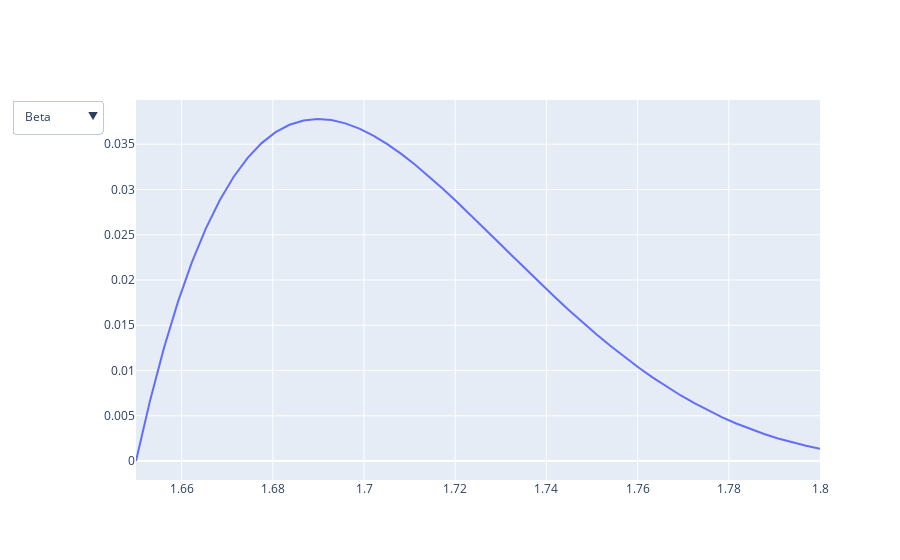

The notebook cell this image was saved under:
### Markdown cell above
In this graph we want to visualize different types of distributions and how they change depending on the given values. This will give us a vision of how the distributions differ from each other.

### Code cell
import plotly.graph_objects as go
from scipy.stats import beta, binom, uniform, norm, expon, bernoulli
import numpy as np

# hist_data = [beta_dist]
# group_labels = ['Beta']

fig = go.Figure()

mu = np.linspace(1.65, 1.8, num = 50)
x = np.linspace(0, 1, 1000) # theta

beta_dist = beta.pdf(mu, 2, 5, loc = 1.65, scale = 0.2) 
binom_dist = binom.pmf(x, n=5, p=0.5)
uni_dist = uniform.pdf(x, loc=0.5, scale=1)
norm_dist = norm.pdf(x, loc=0.5, scale=1)
expon_dist = expon.pdf(x, loc=0.3, scale=0.1)
bern_dist = bernoulli.pmf(x, p=0.6)



beta_dist = beta_dist/beta_dist.sum()


fig.add_trace(go.Scatter(x=mu, y=beta_dist))
fig.add_trace(go.Scatter(x=x, y=binom_dist, visible=False))
fig.add_trace(go.Scatter(x=x, y=uni_dist, visible=False))
fig.add_trace(go.Scatter(x=x, y=norm_dist, visible=False))
fig.add_trace(go.Scatter(x=x, y=expon_dist, visible=False))
fig.add_trace(go.Scatter(x=x, y=bern_dist, visible=False))


# Create and add slider
steps = []

sliders = [dict(
    active=10,
    currentvalue={"prefix": "Parameter: "},
    pad={"t": 50},
    steps=steps
)]


fig.update_layout(
    updatemenus=[
        dict(
            active=0,
            buttons=list([
                dict(label="Beta",
                     method="update",
                     args=[
                           {"visible": [True, False, False, False, False, False]},
                           {
                            "title": "Beta distribution",
                            "annotations": [beta_dist]
                            }]
                        ),

                dict(label="Binomial",
                     method="update",
                     args=[
                           {"visible": [False, True, False, False, False, False]},
                            {"title": "Binomial distribution",
                            "annotations": binom_dist
                            }]),
                dict(label="Uniform",
                     method="update",
                     args=[
                           {"visible": [False, False, True, False, False, False]},
                            {"title": "Uniform distribution",
                            "annotations": uni_dist
                            }]),
                dict(label="Normal",
                     method="update",
                     args=[
                           {"visible": [False, False, False, True, False, False]},
                            {"title": "Normal distribution",
                            "annotations": norm_dist
                            }]),
                dict(label="Expon",
                     method="update",
                     args=[
                           {"visible": [False, False, False, False, True, False]},
                            {"title": "Exponential distribution",
                            "annotations": expon_dist
                            }]),
                dict(label="Bernoulli",
                     method="update",
                     args=[
                           {"visible": [False, False, False, False, False, True]},
                            {"title": "Bernoulli distribution",
                            "annotations": bern_dist
                            }]),
            ]),
        )
    ]
    )

# fig.update_layout(title_text='Hist and Curve Plot')
fig.show()

### Figure 1 — Plotly figure (JSON) as saved in the notebook; plotly's stock layout.template omitted (floating-point values rounded to 4 significant figures; data arrays with more than 128 entries replaced by an {"elided": "..."} marker saying what was removed)
{"data": [{"type": "scatter", "x": [1.65, 1.653, 1.656, 1.659, 1.662, 1.665, 1.668, 1.671, 1.674, 1.678, 1.681, 1.684, 1.687, 1.69, 1.693, 1.696, 1.699, 1.702, 1.705, 1.708, 1.711, 1.714, 1.717, 1.72, 1.723, 1.727, 1.73, 1.733, 1.736, 1.739, 1.742, 1.745, 1.748, 1.751, 1.754, 1.757, 1.76, 1.763, 1.766, 1.769, 1.772, 1.776, 1.779, 1.782, 1.785, 1.788, 1.791, 1.794, 1.797, 1.8], "y": [0, 0.006638, 0.01247, 0.01755, 0.02194, 0.02567, 0.02882, 0.03141, 0.0335, 0.03512, 0.03633, 0.03715, 0.03763, 0.03779, 0.03767, 0.03731, 0.03673, 0.03595, 0.03501, 0.03393, 0.03273, 0.03144, 0.03006, 0.02863, 0.02715, 0.02564, 0.02412, 0.02259, 0.02108, 0.01958, 0.01812, 0.01669, 0.01531, 0.01398, 0.0127, 0.01148, 0.01033, 0.009241, 0.00822, 0.007268, 0.006385, 0.005571, 0.004825, 0.004146, 0.003532, 0.002981, 0.002491, 0.002058, 0.001679, 0.001351]}, {"type": "scatter", "visible": false, "x": {"elided": "1000 float values"}, "y": {"elided": "1000 float values"}}, {"type": "scatter", "visible": false, "x": {"elided": "1000 float values"}, "y": {"elided": "1000 int values"}}, {"type": "scatter", "visible": false, "x": {"elided": "1000 float values"}, "y": {"elided": "1000 float values"}}, {"type": "scatter", "visible": false, "x": {"elided": "1000 float values"}, "y": {"elided": "1000 float values"}}, {"type": "scatter", "visible": false, "x": {"elided": "1000 float values"}, "y": {"elided": "1000 float values"}}], "layout": {"updatemenus": [{"active": 0, "buttons": [{"args": [{"visible": [true, false, false, false, false, false]}, {"annotations": [[0, 0.006638, 0.01247, 0.01755, 0.02194, 0.02567, 0.02882, 0.03141, 0.0335, 0.03512, 0.03633, 0.03715, 0.03763, 0.03779, 0.03767, 0.03731, 0.03673, 0.03595, 0.03501, 0.03393, 0.03273, 0.03144, 0.03006, 0.02863, 0.02715, 0.02564, 0.02412, 0.02259, 0.02108, 0.01958, 0.01812, 0.01669, 0.01531, 0.01398, 0.0127, 0.01148, 0.01033, 0.009241, 0.00822, 0.007268, 0.006385, 0.005571, 0.004825, 0.004146, 0.003532, 0.002981, 0.002491, 0.002058, 0.001679, 0.001351]], "title": "Beta distribution"}], "label": "Beta", "method": "update"}, {"args": [{"visible": [false, true, false, false, false, false]}, {"annotations": {"elided": "1000 float values"}, "title": "Binomial distribution"}], "label": "Binomial", "method": "update"}, {"args": [{"visible": [false, false, true, false, false, false]}, {"annotations": {"elided": "1000 int values"}, "title": "Uniform distribution"}], "label": "Uniform", "method": "update"}, {"args": [{"visible": [false, false, false, true, false, false]}, {"annotations": {"elided": "1000 float values"}, "title": "Normal distribution"}], "label": "Normal", "method": "update"}, {"args": [{"visible": [false, false, false, false, true, false]}, {"annotations": {"elided": "1000 float values"}, "title": "Exponential distribution"}], "label": "Expon", "method": "update"}, {"args": [{"visible": [false, false, false, false, false, true]}, {"annotations": {"elided": "1000 float values"}, "title": "Bernoulli distribution"}], "label": "Bernoulli", "method": "update"}]}]}}
